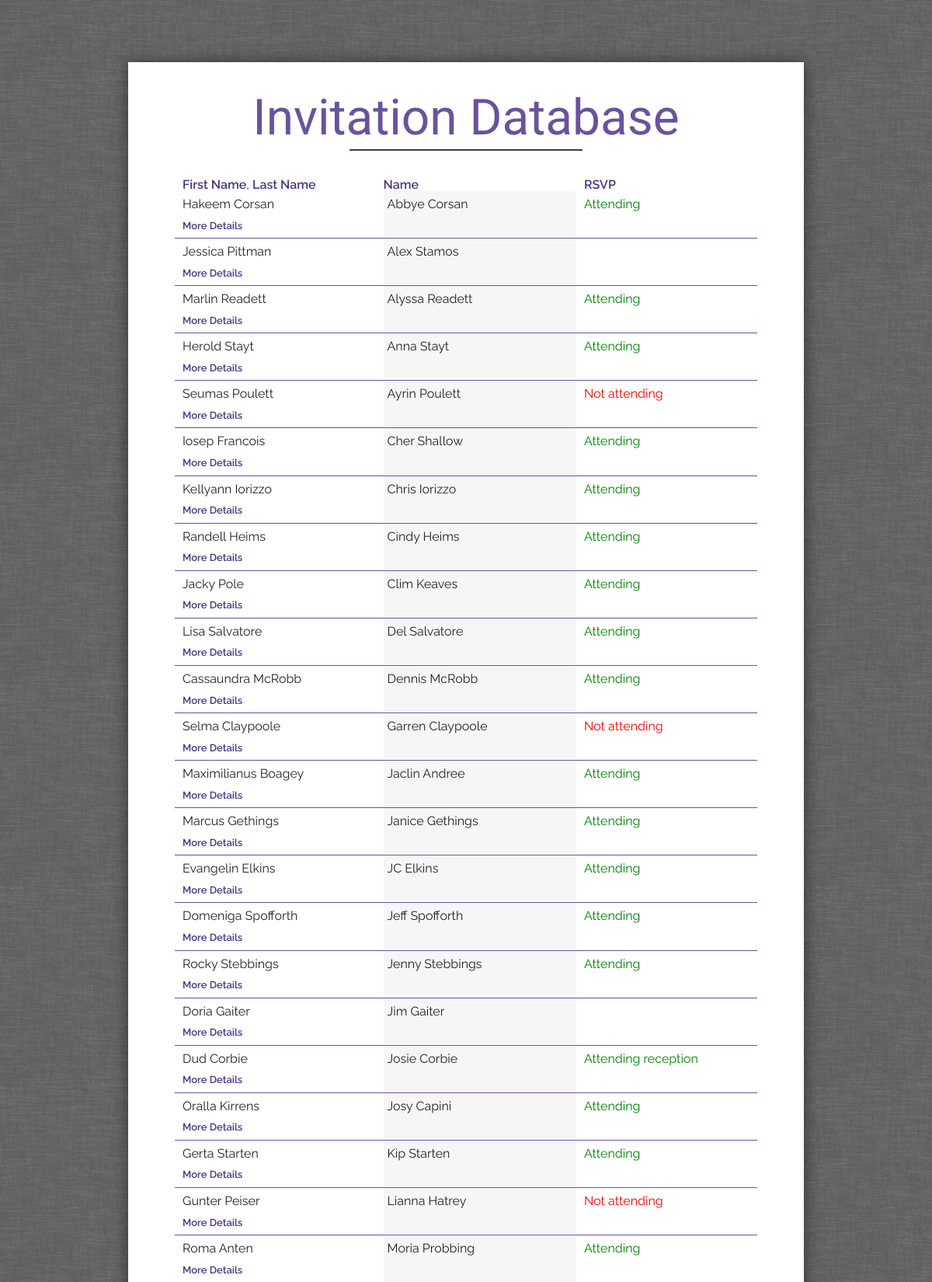
The app's page /guest-database/index.php?sort=name2 (upper part) with its own data.
### tables this page shows
CREATE TABLE `guests` (
  `id` int(11) NOT NULL AUTO_INCREMENT,
  `email` varchar(191) NOT NULL,
  `first_name` varchar(191) NOT NULL,
  `last_name` varchar(191) NOT NULL,
  `plus_one_first_name` varchar(191) NOT NULL,
  `plus_one_last_name` varchar(191) NOT NULL,
  `traveling` tinyint(1) NOT NULL DEFAULT '0',
  `plus_one` tinyint(1) NOT NULL DEFAULT '0',
  `bringing_plus_one` varchar(191) DEFAULT NULL,
  `has_kids` tinyint(1) NOT NULL DEFAULT '0',
  `bringing_kids` varchar(191) DEFAULT NULL,
  `RSVP` longtext,
  `rsvp_answer` varchar(191) DEFAULT NULL,
  `food_allergies` longtext,
  `song_choices` longtext,
  `additional_comments` longtext,
  PRIMARY KEY (`id`)
);

### guest-database/index.php (the view, shortened to what this page needs)
<?php
    include('header.php');
    include_once('../partials/db.php');
?>
<h1 class="purple2">Invitation Database</h1>
<hr style="background-color: #3f3f3f; width: 40%;" />
<div style="display: table; border-spacing: 10px 0; width: 100%;">
    <div style="display: table-cell; width: 35%;">
        <a href="?sort=name">First Name</a>,&nbsp;<a href="?sort=last">Last Name</a>
    </div>
    <div style="display: table-cell; margin: 0 15px 0 0; width: 35%;">
        <a href="?sort=name2">Name</a>
    </div>
    <div style="display: table-cell; width: 30%;">
        <a href="?sort=rsvp">RSVP</a>
    </div>
</div>
<?php
    $query = "SELECT * FROM guests";
    if ($_GET['sort'] == 'name') {
        $query .= " ORDER BY first_name";
    } elseif($_GET['sort'] == 'last') {
        $query .= " ORDER BY last_name";
    } elseif($_GET['sort'] == 'name2') {
        $query .= " ORDER BY if(plus_one_first_name = '' or plus_one_first_name is null,1,0),plus_one_first_name";
    }  elseif($_GET['sort'] == 'rsvp') {
        $query .= " ORDER BY if(rsvp_answer = '' or rsvp_answer is null,1,0),rsvp_answer";
    }
    $result = mysqli_query($conn, $query);
    while ($row = mysqli_fetch_assoc($result)) {
        $fname = $row['first_name'];
        $lname = $row['last_name'];
        $pfname = $row['plus_one_first_name'];
        $plname = $row['plus_one_last_name'];
        $rsvp = $row['rsvp_answer'];
        if($rsvp == "Attending") {
            $rsvp = '<font color="green">Attending</font>';
        } elseif($rsvp == "Attending ceremony") {
            $rsvp = '<font color="green">Attending ceremony</font>';
        } elseif($rsvp == "Attending reception") {
            $rsvp = '<font color="green">Attending reception</font>';
        } elseif($rsvp == "Not attending") {
            $rsvp = '<font color="red">Not attending</font>';
        }
?>
    <div style="border-bottom: 1px solid #69539C; line-height: 1.5;">
        <div style="display: table; border-spacing: 10px 0; width: 100%;">
            <div style="display: table-cell; padding: 5px 0; vertical-align: top; width: 35%;">
                <?=$fname?> <?=$lname?>
                <br />
                <a class="more-deets-link">More Details</a>
            </div><div style="background-color: #f6f6f6; display: table-cell; padding: 5px 5px; height: auto; vertical-align: top; width: 35%;">
                <?=$pfname?> <?=$plname?>
            </div><div style="display: table-cell; padding: 5px 0; vertical-align: top; width: 30%;">
                <?=$rsvp?>
            </div>
        </div>
    </div>
<?php
} ?>
<?php
include('footer.php');

### style.css (style rules this page uses)
* { -webkit-appearance: none; -webkit-box-sizing: border-box; -webkit-font-smoothing: antialiased; box-sizing: border-box; }
body { background-image: url('images/bg.png'); color: #222; font-family: 'Raleway', sans-serif; font-size: 16px; line-height: 1; }
.purple2 { color: #69539C; }
a { color: #493583; font-weight: 600; text-decoration: none; }
h1 { color: #2f2f2f; font-family: 'Cookie'; font-size: 4em; font-weight: 400; margin: 0; text-align: center; }
hr { background-color: #B398D0; border: 0; height: 2px; margin-bottom: 2.25em; width: 30%; }

### guest-database/index.php (style rules this page uses)
.more-deets-link { cursor: pointer; display: block; font-size: 13px; margin: 0.35rem 0 0; }

### records on screen
guests: first_name "Hakeem", last_name "Corsan", plus_one_first_name "Abbye", plus_one_last_name "Corsan", rsvp_answer "Attending"
guests: first_name "Jessica", last_name "Pittman", plus_one_first_name "Alex", plus_one_last_name "Stamos"
guests: first_name "Marlin", last_name "Readett", plus_one_first_name "Alyssa", plus_one_last_name "Readett", rsvp_answer "Attending"
guests: first_name "Herold", last_name "Stayt", plus_one_first_name "Anna", plus_one_last_name "Stayt", rsvp_answer "Attending"
guests: first_name "Seumas", last_name "Poulett", plus_one_first_name "Ayrin", plus_one_last_name "Poulett", rsvp_answer "Not attending"
guests: first_name "Iosep", last_name "Francois", plus_one_first_name "Cher", plus_one_last_name "Shallow", rsvp_answer "Attending"
guests: first_name "Kellyann", last_name "Iorizzo", plus_one_first_name "Chris", plus_one_last_name "Iorizzo", rsvp_answer "Attending"
guests: first_name "Randell", last_name "Heims", plus_one_first_name "Cindy", plus_one_last_name "Heims", rsvp_answer "Attending"
guests: first_name "Jacky", last_name "Pole", plus_one_first_name "Clim", plus_one_last_name "Keaves", rsvp_answer "Attending"
guests: first_name "Lisa", last_name "Salvatore", plus_one_first_name "Del", plus_one_last_name "Salvatore", rsvp_answer "Attending"
guests: first_name "Cassaundra", last_name "McRobb", plus_one_first_name "Dennis", plus_one_last_name "McRobb", rsvp_answer "Attending"
guests: first_name "Selma", last_name "Claypoole", plus_one_first_name "Garren", plus_one_last_name "Claypoole", rsvp_answer "Not attending"
guests: first_name "Maximilianus", last_name "Boagey", plus_one_first_name "Jaclin", plus_one_last_name "Andree", rsvp_answer "Attending"
guests: first_name "Marcus", last_name "Gethings", plus_one_first_name "Janice", plus_one_last_name "Gethings", rsvp_answer "Attending"
guests: first_name "Evangelin", last_name "Elkins", plus_one_first_name "JC", plus_one_last_name "Elkins", rsvp_answer "Attending"
guests: first_name "Domeniga", last_name "Spofforth", plus_one_first_name "Jeff", plus_one_last_name "Spofforth", rsvp_answer "Attending"
guests: first_name "Rocky", last_name "Stebbings", plus_one_first_name "Jenny", plus_one_last_name "Stebbings", rsvp_answer "Attending"
guests: first_name "Doria", last_name "Gaiter", plus_one_first_name "Jim", plus_one_last_name "Gaiter"
guests: first_name "Dud", last_name "Corbie", plus_one_first_name "Josie", plus_one_last_name "Corbie", shows "Attending reception"
guests: first_name "Oralla", last_name "Kirrens", plus_one_first_name "Josy", plus_one_last_name "Capini", rsvp_answer "Attending"
guests: first_name "Gerta", last_name "Starten", plus_one_first_name "Kip", plus_one_last_name "Starten", rsvp_answer "Attending"
guests: first_name "Gunter", last_name "Peiser", plus_one_first_name "Lianna", plus_one_last_name "Hatrey", rsvp_answer "Not attending"
guests: first_name "Roma", last_name "Anten", plus_one_first_name "Moria", plus_one_last_name "Probbing", rsvp_answer "Attending"
